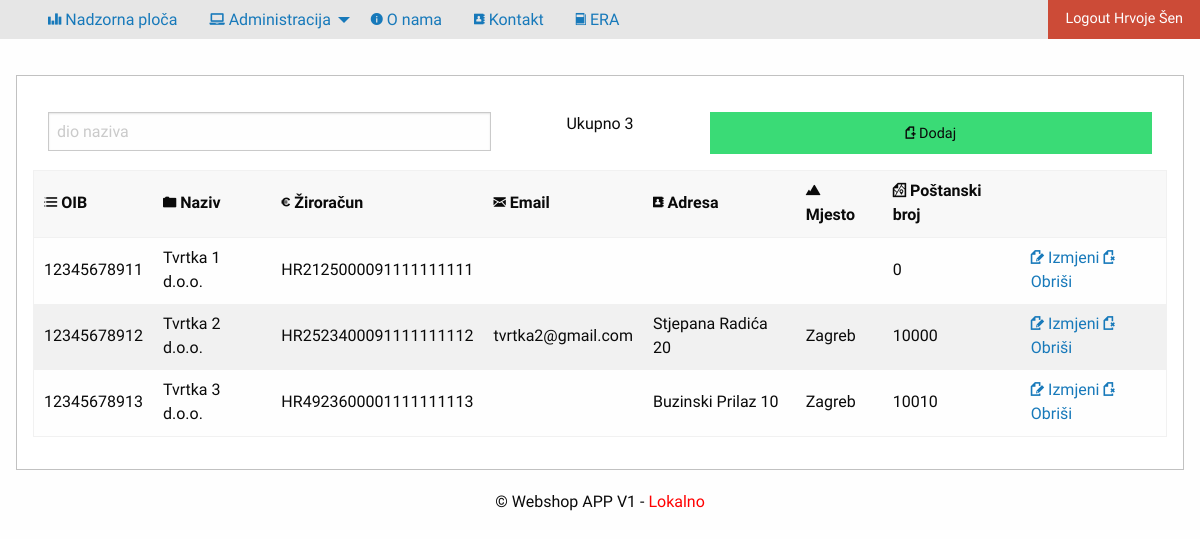
The page /privatno/dobavljaci/index.php (signed in) on the database its author committed.
### tables this page shows
create table dobavljac(
sifra			int (6) not null primary key auto_increment,
oib				char (11) not null,
naziv			varchar (100) not null,
ziroracun		varchar (50) not null,
email			varchar (100),
adresa			varchar (255),
mjesto			varchar (255),
postanskiBroj	int (5)
);

### konfiguracija.php (called while the page is built, shortened)
<?php
$rezultataPoStranici=10;

### privatno/dobavljaci/index.php (the view, shortened to what this page needs)
<?php include_once '../../konfiguracija.php';  provjeraLogin(); ?>
<?php
$uvjet = isset($_GET["uvjet"]) ? $_GET["uvjet"] : "";
$stranica=1;
?>
<!doctype html>
<html class="no-js" lang="en" dir="ltr">
	<head>
		<?php include_once '../../predlosci/zaglavlje.php'; ?>
	</head>
	<body>
		<?php include_once '../../predlosci/izbornik.php'; ?>
		<div class="row">
			<div class="callout">
				<div class="row">
					<div class="grid-x grid-padding-x">
						<div class="large-auto cell">
							<form method="GET">
								<input type="text" placeholder="dio naziva" name="uvjet"
								value="<?php echo $uvjet; ?>"/>
							</form>
						</div>
						<?php
							$uvjetUpit="%" . $uvjet . "%";
							$izraz=$veza->prepare("select count(*) from dobavljac where naziv like :uvjet");
							$izraz->execute(array("uvjet"=>$uvjetUpit));
							$ukupnoDobavljaca=$izraz->fetchColumn();
						?>
						<div class="cell large-2" style="text-align: center;">Ukupno
							<?php echo $ukupnoDobavljaca; ?><br />
						</div>
						<div class="large-auto cell">
							<a href="unos.php" class="success button expanded"><i title="Dodaj" class="step fi-page-add size-48"></i> Dodaj</a>
						</div>
					</div>
				</div>
					<table>
						<thead>
							<tr>
								<th><i title="OIB" class="step fi-list-number size-48"></i> OIB</th>
								<th><i title="Naziv" class="step fi-folder size-48"></i> Naziv</th>
								<th><i title="Žiroračun" class="step fi-euro size-48"></i> Žiroračun</th>
								<th><i title="Email" class="step fi-mail size-48"></i> Email</th>
								<th><i title="Adresa" class="step fi-address-book size-48"></i> Adresa</th>
								<th><i title="Mjesto" class="step fi-mountains size-48"></i> Mjesto</th>
								<th><i title="Poštanski broj" class="step fi-map size-48"></i> Poštanski broj</th>
								<th></th>
							</tr>
						</thead>
						<tbody>
							<?php
							$izraz = $veza->prepare("select * from dobavljac
							where naziv like :uvjet limit " . (($rezultataPoStranici*$stranica)-$rezultataPoStranici) . ", " . $rezultataPoStranici);
							$uvjet="%" . $uvjet . "%";
							$izraz->execute(array("uvjet"=>$uvjet));
							$rezultati = $izraz->fetchAll(PDO::FETCH_OBJ);
							foreach ($rezultati as $red) :
							?>
							<tr>
								<td><?php echo $red->oib; ?></td>
								<td><?php echo $red->naziv; ?></td>
								<td><?php echo $red->ziroracun; ?></td>
								<td><?php echo $red->email; ?></td>
								<td><?php echo $red->adresa; ?></td>
								<td><?php echo $red->mjesto; ?></td>
								<td><?php echo $red->postanskiBroj; ?></td>
								<td>
									<a href="promjena.php?sifra=<?php echo $red->sifra;
									if(isset($_GET["uvjet"])){
										echo "&uvjet=" . $_GET["uvjet"];
									}?>"><i title="Promjena" class="step fi-page-edit size-48"></i> Izmjeni</a>
									<a href="brisanje.php?sifra=<?php echo $red->sifra;
										if(isset($_GET["uvjet"])){
										echo "&uvjet=" . $_GET["uvjet"];
									}?>"><i title="Obriši" class="step fi-page-delete size-48"></i> Obriši</a>
								</td>
							</tr>
							<?php endforeach; ?>
						</tbody>
					</table>
			</div>
		</div>
		<?php	include_once '../../predlosci/podnozje.php'; ?>
	</body>
</html>

### css/app.css (style rules this page uses)
body { font-family: 'Source Sans Pro', sans-serif; }
.row { max-width: 100%; padding-top: 20px; }

### rows shown on the page
dobavljac: oib "12345678911", naziv "Tvrtka 1 d.o.o.", ziroracun "HR2125000091111111111", postanskiBroj "0"
dobavljac: oib "12345678912", naziv "Tvrtka 2 d.o.o.", ziroracun "HR2523400091111111112", email "tvrtka2@gmail.com", adresa "Stjepana Radića 20", mjesto "Zagreb", postanskiBroj "10000"
dobavljac: oib "12345678913", naziv "Tvrtka 3 d.o.o.", ziroracun "HR4923600001111111113", adresa "Buzinski Prilaz 10", mjesto "Zagreb", postanskiBroj "10010"

### other values the page prints
$_SESSION["logiran"]->ime "Hrvoje"
$_SESSION["logiran"]->prezime "Šen"
$ukupnoDobavljaca "3"
$naslovAplikacije "Webshop APP V1"
